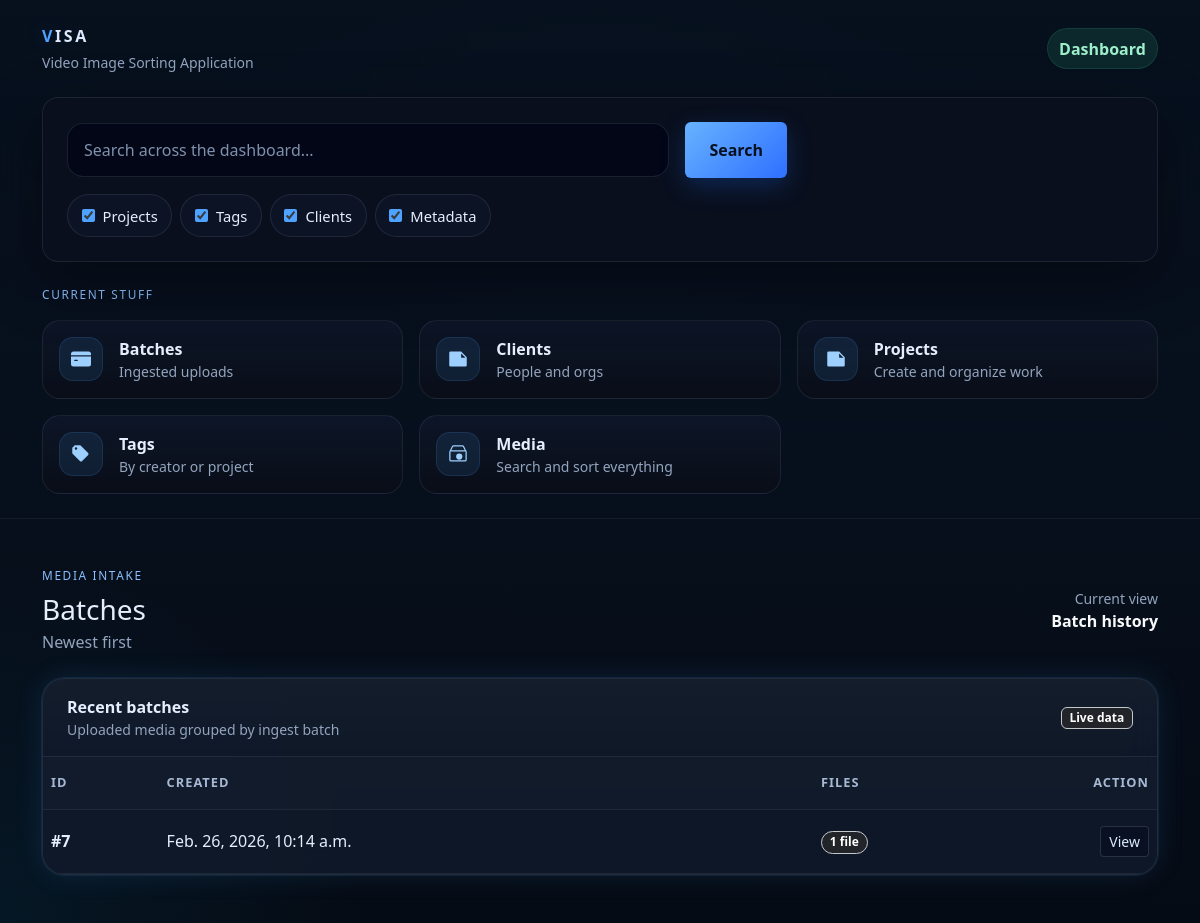
/, run on an earlier commit of the app's database.
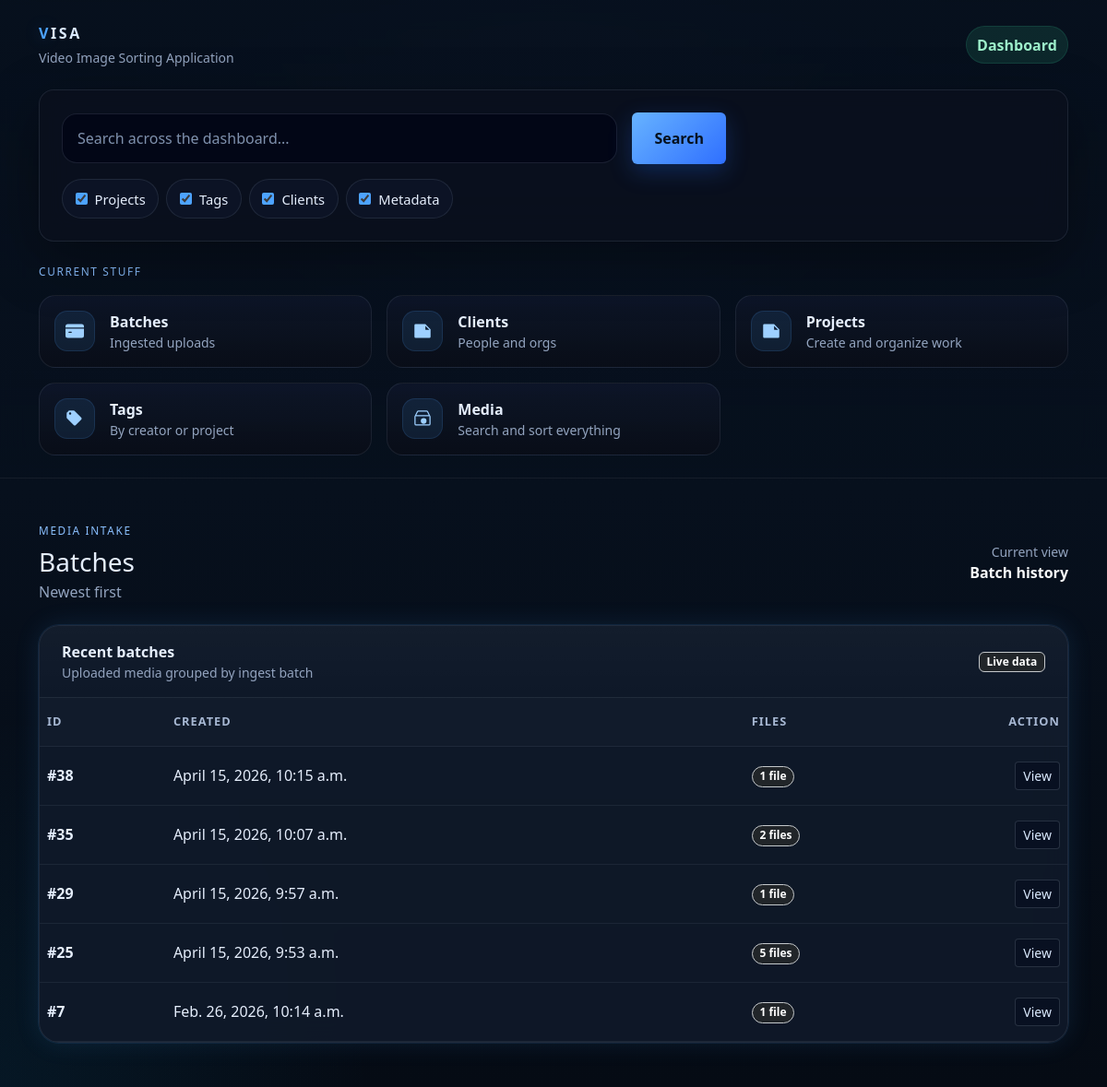
And on a later commit of the database.
### base/models.py (models this page shows, shortened)
class Batch(models.Model):
    class Meta:
        verbose_name_plural = "Batches"
    created_at = models.DateTimeField(auto_now_add=True)
    closed_at = models.DateTimeField(null=True, blank=True)

### base/views.py (the view)
# urls.py: path("", views.dashboard_home, name="dashboard_home"),
def dashboard_home(request):
    batches = (
        Batch.objects
        .annotate(
            media_count=Count("media", distinct=True),
            unassigned_count=Count("media", filter=Q(media__project__isnull=True), distinct=True),
        )
        .filter(media_count__gt=0, unassigned_count__gt=0)
        .order_by("-created_at")
    )
    return render(
        request,
        "base/dashboard_home.html",
        {
            "batches": batches,
            **_base_context(),
        },
    )

### base/views.py (called while the page is built)
def _empty_search_state():
    return {
        "q": "",
        "projects": True,
        "tags": True,
        "clients": True,
        "metadata": True,
    }

def _base_context(search_state=None):
    return {
        "search_state": search_state or _empty_search_state(),
    }

### base/templates/base/dashboard_home.html (shortened to what this page needs)
{% extends "base/base.html" %}
{% block content %}
  <div class="d-flex flex-wrap justify-content-between align-items-center gap-3 mb-4">
    <div>
      <div class="section-label mb-2">Media intake</div>
      <h1 class="h3 mb-1">Batches</h1>
      <div class="muted">Newest first</div>
    </div>
    <div class="text-end">
      <div class="small muted">Current view</div>
      <div class="fw-semibold text-light">Batch history</div>
    </div>
  </div>
  <div class="visa-glass-soft card-visa">
    <div class="content-card-header px-4 py-3 d-flex justify-content-between align-items-center">
      <div>
        <div class="fw-semibold">Recent batches</div>
        <div class="small muted">Uploaded media grouped by ingest batch</div>
      </div>
      <span class="badge text-bg-dark border border-secondary-subtle">Live data</span>
    </div>
    <div class="table-responsive">
      <table class="table table-visa table-hover align-middle">
        <thead>
          <tr>
            <th>ID</th>
            <th>Created</th>
            <th>Files</th>
            <th class="text-end" style="width: 140px;">Action</th>
          </tr>
        </thead>
        <tbody>
          {% for batch in batches %}
            <tr>
              <td>
                <span class="fw-semibold">#{{ batch.id }}</span>
              </td>
              <td>{{ batch.created_at }}</td>
              <td>
                <span class="badge rounded-pill text-bg-dark border border-secondary-subtle">
                  {{ batch.media_count }} file{{ batch.media_count|pluralize }}
                </span>
              </td>
              <td class="text-end">
                <a
                  href="{% url 'dashboard_batch_detail' batch.id %}"
                  class="btn btn-sm btn-outline-visa"
                >
                  View
                </a>
              </td>
            </tr>
          {% empty %}
            <tr>
              <td colspan="4" class="text-center py-5">
                <div class="muted">No batches yet.</div>
              </td>
            </tr>
          {% endfor %}
        </tbody>
      </table>
    </div>
  </div>
{% endblock %}

### base/templates/base/base.html (shortened to what this page needs)
<!doctype html>
<html lang="en">
<head>
  <link
    href="https://cdn.jsdelivr.net/npm/bootstrap@5.3.3/dist/css/bootstrap.min.css"
    rel="stylesheet"
  >
</head>
<body>
  <div class="visa-bg-grid"></div>
  <div class="visa-shell">
    <header class="visa-topbar sticky-top">
      <div class="container py-4">
        <div class="d-flex flex-column gap-4">
          <div class="d-flex flex-wrap justify-content-between align-items-center gap-3">
            <div>
              <a href="/" class="visa-brand">
                <span class="visa-brand-accent">V</span>ISA
              </a>
              <div class="small muted mt-1">Video Image Sorting Application</div>
            </div>
            <div class="badge-visa">Dashboard</div>
          </div>
          <div class="visa-glass rounded-4 p-3 p-md-4">
            <form method="get" action="{% url 'dashboard_media' %}" class="search-wrap">
              <div class="row g-3 align-items-center">
                <div class="col-12 col-lg">
                  <input
                    type="text"
                    name="q"
                    class="form-control search-input"
                    placeholder="Search across the dashboard..."
                    value="{{ search_state.q|default:'' }}"
                  >
                </div>
                <div class="col-12 col-lg-auto">
                  <button type="submit" class="btn btn-visa-primary px-4 py-3 w-100">
                    Search
                  </button>
                </div>
              </div>
              <div class="d-flex flex-wrap gap-2 mt-3">
                <label class="filter-chip">
                  <input
                    type="checkbox"
                    name="projects"
                    value="1"
                    {% if search_state.projects|default:True %}checked{% endif %}
                  >
                  <span>Projects</span>
                </label>
                <label class="filter-chip">
                  <input
                    type="checkbox"
                    name="tags"
                    value="1"
                    {% if search_state.tags|default:True %}checked{% endif %}
                  >
                  <span>Tags</span>
                </label>
                <label class="filter-chip">
                  <input
                    type="checkbox"
                    name="clients"
                    value="1"
                    {% if search_state.clients|default:True %}checked{% endif %}
                  >
                  <span>Clients</span>
                </label>
                <label class="filter-chip">
                  <input
                    type="checkbox"
                    name="metadata"
                    value="1"
                    {% if search_state.metadata|default:True %}checked{% endif %}
                  >
                  <span>Metadata</span>
                </label>
              </div>
            </form>
          </div>
          <div>
            <div class="section-label mb-3">Current stuff</div>
            <div class="quick-link-grid">
              <div>
                <a href="{% url 'dashboard_home' %}" class="quick-link-card">
                  <div class="d-flex align-items-start gap-3">
                    <div class="icon-wrap">
                      <svg xmlns="http://www.w3.org/2000/svg" width="20" height="20" fill="currentColor" viewBox="0 0 16 16">
                        <path d="M0 4a2 2 0 0 1 2-2h12a2 2 0 0 1 2 2v1H0V4zm0 2h16v6a2 2 0 0 1-2 2H2a2 2 0 0 1-2-2V6zm3 2.5a.5.5 0 0 0 0 1h2a.5.5 0 0 0 0-1H3z"/>
                      </svg>
                    </div>
                    <div>
                      <div class="fw-semibold">Batches</div>
                      <div class="small muted">Ingested uploads</div>
                    </div>
                  </div>
                </a>
              </div>
              <div>
                <a href="{% url 'dashboard_clients' %}" class="quick-link-card">
                  <div class="d-flex align-items-start gap-3">
                    <div class="icon-wrap">
                      <svg xmlns="http://www.w3.org/2000/svg" width="20" height="20" fill="currentColor" viewBox="0 0 16 16">
                        <path d="M2 2a1 1 0 0 0-1 1v10a1 1 0 0 0 1 1h12a1 1 0 0 0 1-1V6.5L10.5 2H2zm8.5 1.5L14 7h-3a.5.5 0 0 1-.5-.5v-3z"/>
                      </svg>
                    </div>
                    <div>
                      <div class="fw-semibold">Clients</div>
                      <div class="small muted">People and orgs</div>
                    </div>
                  </div>
                </a>
              </div>
              <div>
                <a href="{% url 'dashboard_projects' %}" class="quick-link-card">
                  <div class="d-flex align-items-start gap-3">
                    <div class="icon-wrap">
                      <svg xmlns="http://www.w3.org/2000/svg" width="20" height="20" fill="currentColor" viewBox="0 0 16 16">
                        <path d="M2 2a1 1 0 0 0-1 1v10a1 1 0 0 0 1 1h12a1 1 0 0 0 1-1V6.5L10.5 2H2zm8.5 1.5L14 7h-3a.5.5 0 0 1-.5-.5v-3z"/>
                      </svg>
                    </div>
                    <div>
                      <div class="fw-semibold">Projects</div>
                      <div class="small muted">Create and organize work</div>
                    </div>
                  </div>
                </a>
              </div>
              <div>
                <a href="{% url 'dashboard_tags' %}" class="quick-link-card">
                  <div class="d-flex align-items-start gap-3">
                    <div class="icon-wrap">
                      <svg xmlns="http://www.w3.org/2000/svg" width="20" height="20" fill="currentColor" viewBox="0 0 16 16">
                        <path d="M2 2.5A1.5 1.5 0 0 1 3.5 1H7a1 1 0 0 1 .707.293l6 6a1 1 0 0 1 0 1.414l-5 5a1 1 0 0 1-1.414 0l-6-6A1 1 0 0 1 1 7V3.5A1.5 1.5 0 0 1 2.5 2H2zm2 2a1 1 0 1 0 0-2a1 1 0 0 0 0 2z"/>
                      </svg>
                    </div>
                    <div>
                      <div class="fw-semibold">Tags</div>
                      <div class="small muted">By creator or project</div>
                    </div>
                  </div>
                </a>
              </div>
              <div>
                <a href="{% url 'dashboard_media' %}" class="quick-link-card">
                  <div class="d-flex align-items-start gap-3">
                    <div class="icon-wrap">
                    </div>
                    <div>
                      <div class="fw-semibold">Media</div>
                      <div class="small muted">Search and sort everything</div>
                    </div>
                  </div>
                </a>
              </div>
            </div>
          </div>
        </div>
      </div>
    </header>
    <main class="container py-4 py-md-5">
      {% block content %}{% endblock %}
    </main>
  </div>
</body>
</html>

What changed in the data, as far as the page shows it:
added Batch: id "38", created_at "April 15, 2026, 10:15 a.m.", media_count "1"
added Batch: id "35", created_at "April 15, 2026, 10:07 a.m.", media_count "2"
added Batch: id "29", created_at "April 15, 2026, 9:57 a.m.", media_count "1"
added Batch: id "25", created_at "April 15, 2026, 9:53 a.m.", media_count "5"
